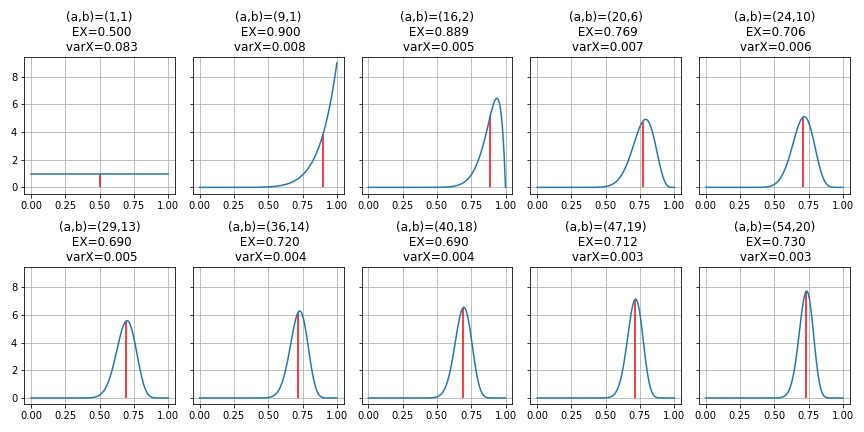

This figure's Python source:
import numpy as np
from scipy.stats import binom, beta
import matplotlib.pylab as plt
np.random.seed(4444444)

n = 8
pi = 0.7
nexperiments = 9

heads = binom.rvs(n=n, p=pi, size=nexperiments)
tails = n - heads

a, b = (1, 1)
a_post = np.cumsum(heads) + a
b_post = np.cumsum(tails) + b

a_hist = np.r_[a, a_post]
b_hist = np.r_[b, b_post]
E_hist = a_hist / (a_hist + b_hist)
var_hist = a_hist * b_hist / ((a_hist + b_hist)**2 * (a_hist + b_hist + 1))

f, ax = plt.subplots(2, 5, sharey=True, figsize=(12, 6))
ax = ax.flatten()
x = np.linspace(1e-5, 1, 100)
for i in range(nexperiments + 1):
    ax[i].plot(x, beta.pdf(x, a=a_hist[i], b=b_hist[i]))
    ax[i].vlines(E_hist[i], 0, beta.pdf(E_hist[i], a=a_hist[i], b=b_hist[i]), color='red')
    ax[i].set_title('(a,b)=({0},{1})\n EX={2:.3f}\n varX={3:.3f}'.format(
            a_hist[i], b_hist[i], E_hist[i], var_hist[i]))
plt.tight_layout()

plt.savefig('l1-beta-mince.jpg')